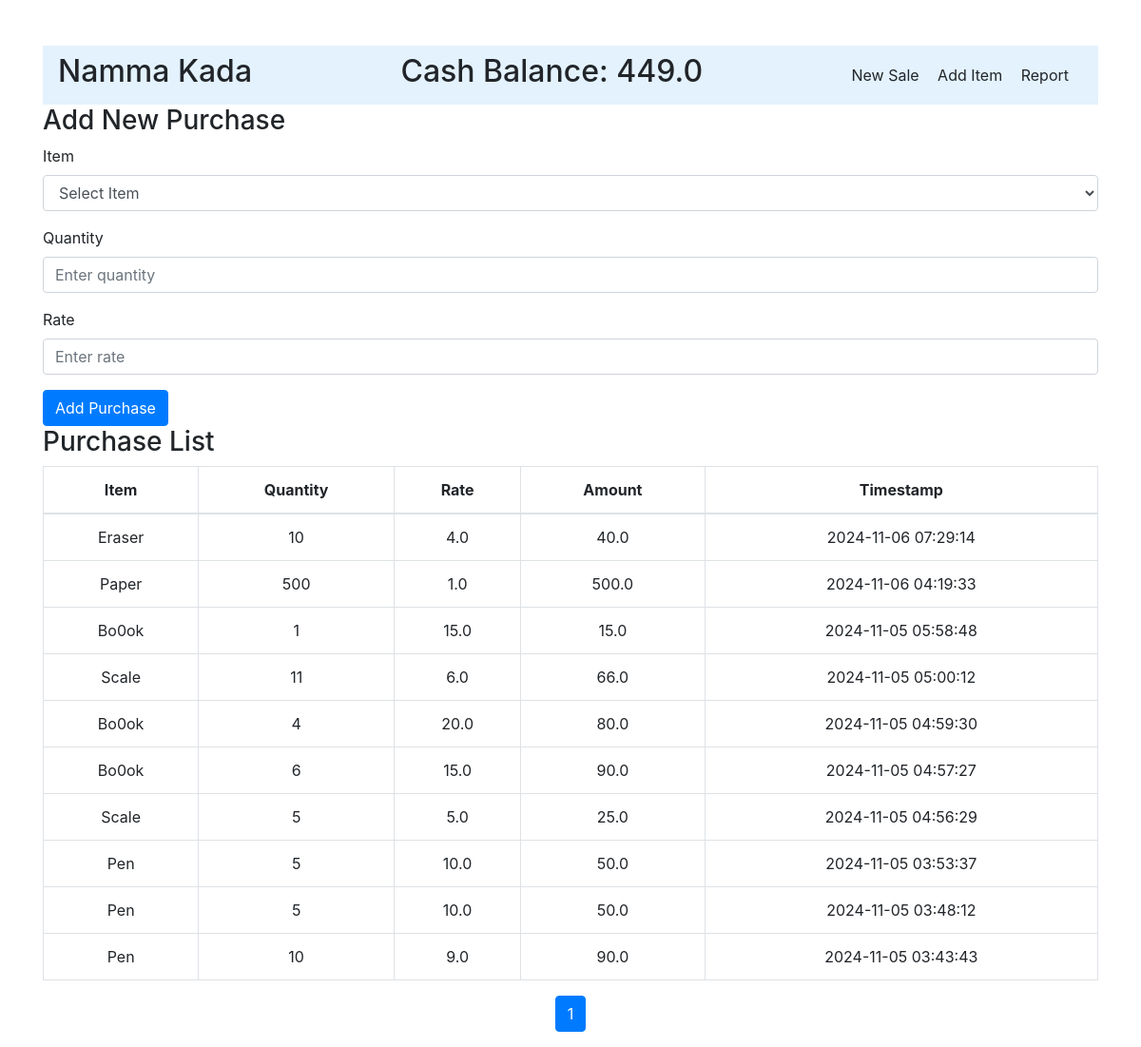
/purchase/, run on an earlier commit of the app's database.
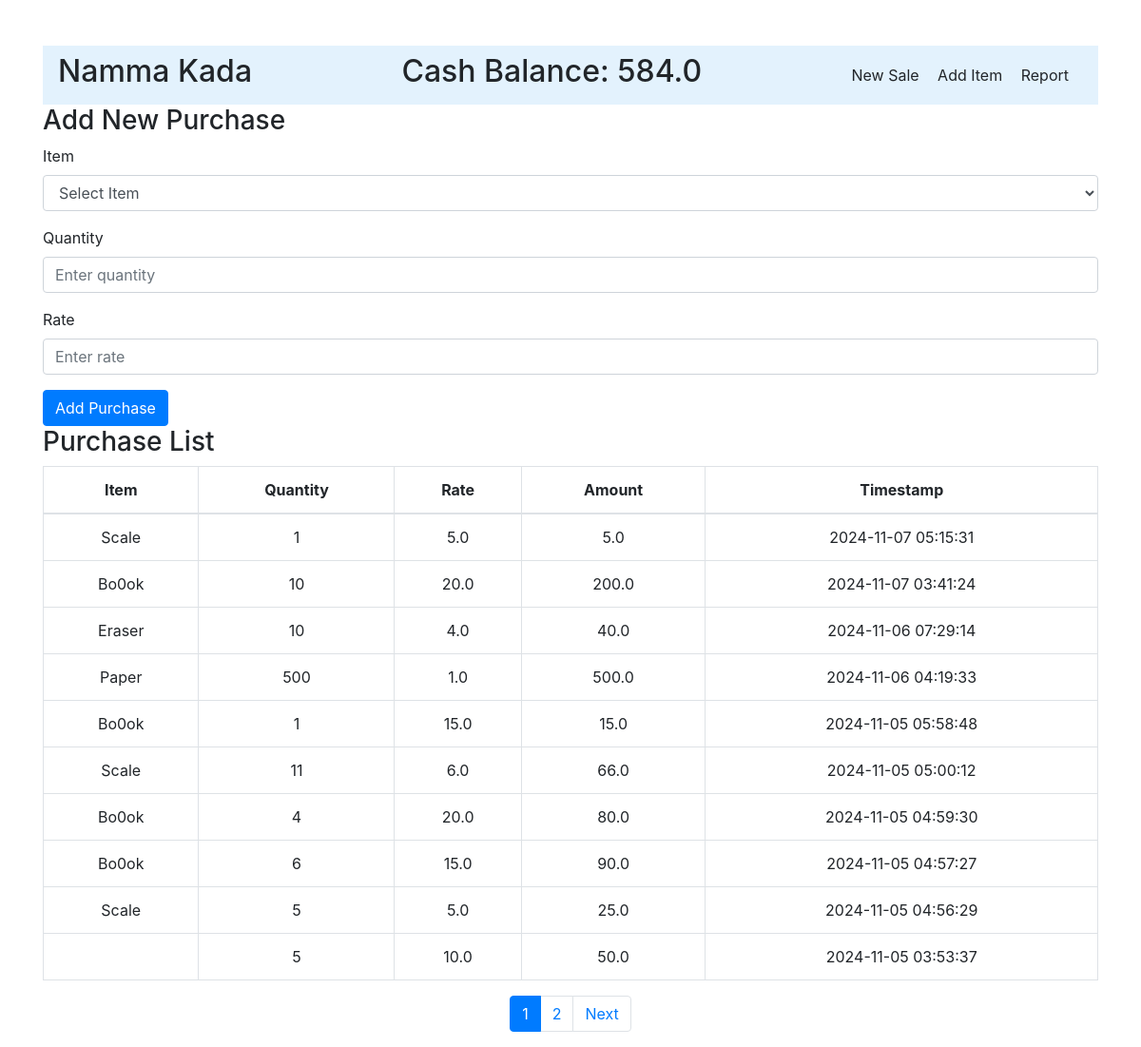
And on a later commit of the database.
### main.py (models this page shows)
class Company(db.Model):
    id = db.Column(db.Integer, primary_key=True)
    company_name = db.Column(db.String(128))
    cash_balance = db.Column(db.Float, default = 1000)

class Purchase(db.Model):
    id = db.Column(db.Integer, primary_key = True)
    timestamp = db.Column(db.DateTime, default = db.func.current_timestamp())
    item_id = db.Column(db.Integer, db.ForeignKey('item.id'))
    qty = db.Column(db.Integer)
    rate = db.Column(db.Float)
    amount = db.Column(db.Float)
    item = db.relationship('Item', backref=db.backref('purchases', lazy=True))

class Item(db.Model):
    id = db.Column(db.Integer, primary_key = True)
    item_name = db.Column(db.String(128))
    qty = db.Column(db.Integer, default = 0)

### main.py (the view, shortened to what this page needs)
@app.route('/purchase/', methods=['GET', 'POST'])
def purchase_view():
    if request.method == 'GET':
        page = request.args.get('page', 1, type=int)
        purchases = Purchase.query.order_by(Purchase.id.desc()).paginate(page=page, per_page=10)
        return render_template('purchasepage.html', purchases=purchases, items=Item.query.all(), company = Company.query.first())

### templates/purchasepage.html (shortened to what this page needs)
<!DOCTYPE html>
<html lang="en">
<head>
    <link rel="stylesheet" href="https://stackpath.bootstrapcdn.com/bootstrap/4.5.2/css/bootstrap.min.css">
</head>
<body class="container mt-5">
    <header>
        <nav class="navbar" style="background-color: #e3f2fd">
            <h2 class="company">{{ company.company_name }}</h2>
            <h2 class="cash-balance">Cash Balance: {{ company.cash_balance }}</h2>
            <div class="nav-links">
                <a href="{{ url_for('sales_view') }}" style="text-decoration: none; color: inherit; margin-right: 15px;">New Sale</a>
                <a href="{{ url_for('item_view') }}" style="text-decoration: none; color: inherit; margin-right: 15px;">Add Item</a>
                <a href="{{ url_for('report_view') }}" style="text-decoration: none; color: inherit; margin-right: 15px;">Report</a>
            </div>
        </nav>
    </header>
    <form action="{{ url_for('purchase_view') }}" method="POST">
        <h3>Add New Purchase</h3>
        <div class="form-group">
            <label for="item_id">Item</label>
            <select id="item_id" name="item_id" class="form-control" required>
                <option value="" disabled selected>Select Item</option>
            </select>
        </div>
        <div class="form-group">
            <label for="qty">Quantity</label>
            <input type="number" id="qty" name="qty" class="form-control" placeholder="Enter quantity">
        </div>
        <div class="form-group">
            <label for="rate">Rate</label>
            <input type="number" id="rate" name="rate" class="form-control" placeholder="Enter rate">
        </div>
        <button type="submit" class="btn btn-primary">Add Purchase</button>
    </form>
    <h3>Purchase List</h3>
    <table class="table table-bordered text-center">
        <thead>
            <tr>
                <th>Item</th>
                <th>Quantity</th>
                <th>Rate</th>
                <th>Amount</th>
                <th>Timestamp</th>
            </tr>
        </thead>
        <tbody>
            {% for purchase in purchases %}
            <tr>
                <td>{{ purchase.item.item_name }}</td>
                <td>{{ purchase.qty }}</td>
                <td>{{  purchase.rate }}</td>
                <td>{{ purchase.amount }}</td>
                <td>{{ purchase.timestamp }}</td>
            </tr>
            {% endfor %}
        </tbody>
    </table>
    <nav aria-label="Page navigation">
        <ul class="pagination justify-content-center">
            {% for page_num in purchases.iter_pages() %}
                {% if page_num %}
                    <li class="page-item {% if page_num == purchases.page %}active{% endif %}">
                        <a class="page-link" href="{{ url_for(request.endpoint, page=page_num) }}">{{ page_num }}</a>
                    </li>
                {% else %}
                    <li class="page-item disabled"><span class="page-link">…</span></li>
                {% endif %}
            {% endfor %}
            {% if purchases.has_next %}
                <li class="page-item">
                    <a class="page-link" href="{{ url_for(request.endpoint, page=purchases.next_num) }}">Next</a>
                </li>
            {% endif %}
        </ul>
    </nav>
</body>
</html>

What changed in the data, as far as the page shows it:
no longer on this page (row edited): Purchase: item.item_name "Pen", qty "5", rate "10.0", amount "50.0", timestamp "2024-11-05 03:48:12"
no longer on this page (row edited): Purchase: item.item_name "Pen", qty "10", rate "9.0", amount "90.0", timestamp "2024-11-05 03:43:43"
changed Company "Namma Kada": cash_balance "449.0" → "584.0"
added Purchase: item.item_name "Scale", qty "1", rate "5.0", amount "5.0", timestamp "2024-11-07 05:15:31"
added Purchase: item.item_name "Bo0ok", qty "10", rate "20.0", amount "200.0", timestamp "2024-11-07 03:41:24"
changed Purchase (number 10 of 10 on the later page): item.item_name "Pen" → (not shown)
Also different on the page:
new list line: "2"
text now shown: "Next"
